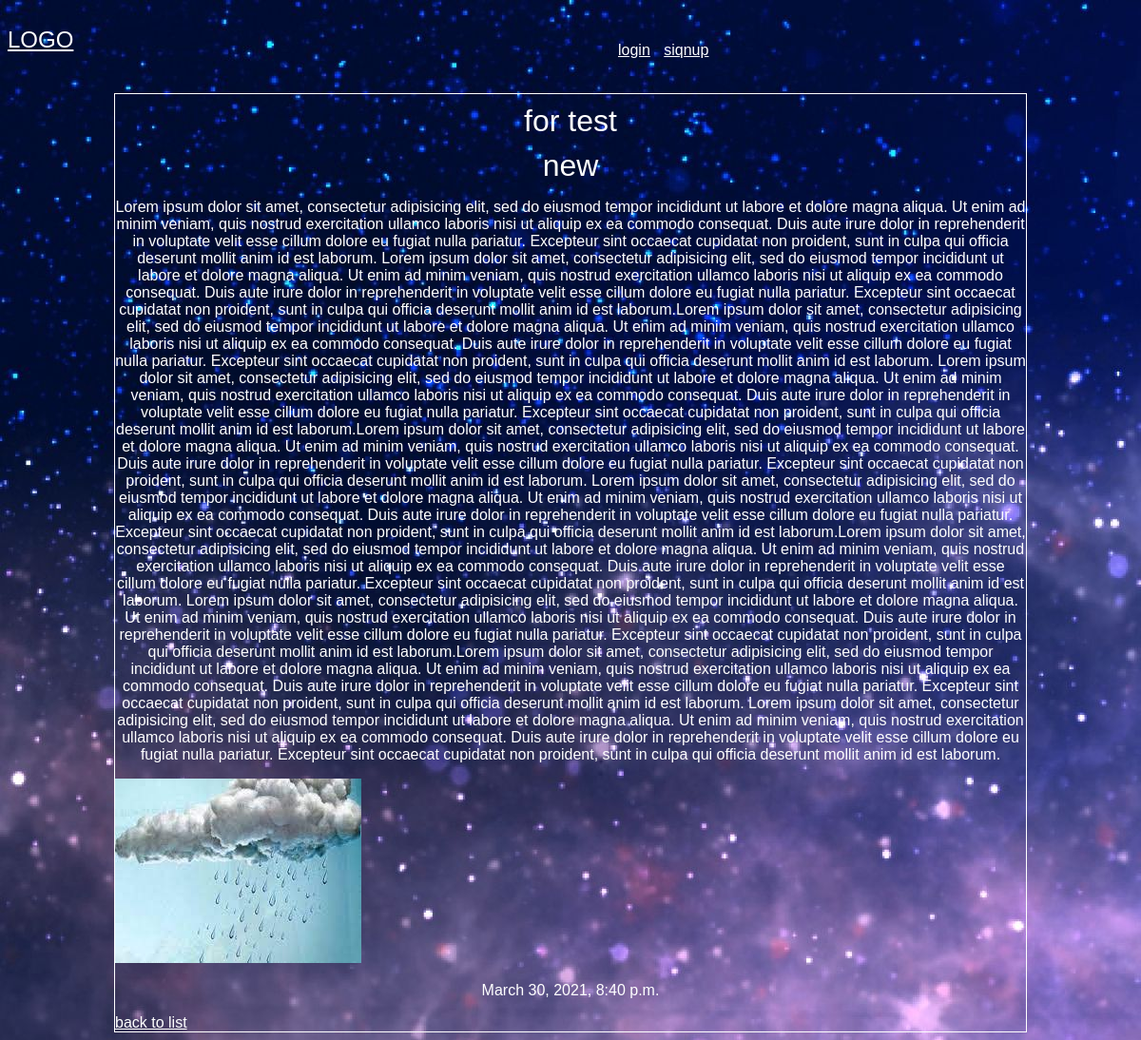
Page /articles/newnew on the earlier database version.
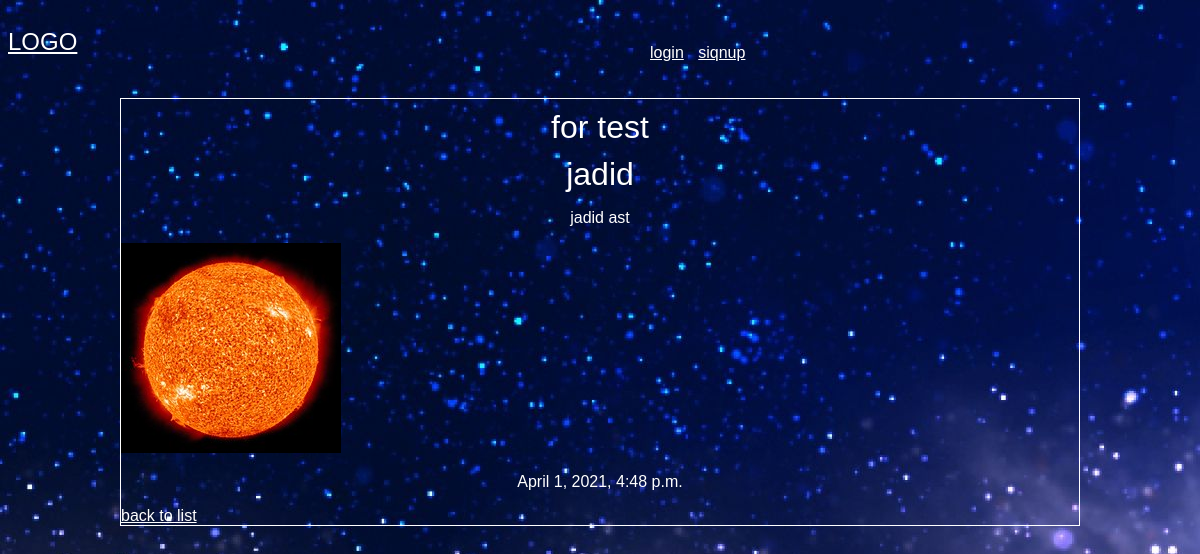
Same page on the later database version.
### articles/models.py (models this page shows, shortened)
class Articles(models.Model):
    title = models.CharField(max_length=100)
    slug = models.SlugField()
    body = models.TextField()
    date = models.DateTimeField(auto_now_add= True)
    image = models.ImageField(default='default.jpg',blank=True)
    author = models.ForeignKey(User,default=None,on_delete=models.CASCADE)

### articles/views.py (the view)
# urls.py: path('<slug>',views.article_detail,name="detail"),
def article_detail(request, slug):
    article = models.Articles.objects.get(slug=slug)
    return render(request,'articles/article_detail.html',{'article':article})

### articles/templates/articles/article_detail.html
{%extends 'base.html'%}
{%block content%}
<div class="article-detail">
  <div class="article">
    <h1>for test</h1>
    <h2>{{article.title}}</h2>
    <p>{{article.body}}</p>
    <img src="{{ article.image.url }}" alt="">
    <p>{{article.date}}</p>
    <a href="{% url 'articles:list'%}">back to list</a>
  </div>
</div>
{% endblock %}

Differences in the rows shown:
no longer on this page (row edited): Articles: title "new", body "Lorem ipsum dolor sit amet, consectetur adipisicing elit, sed do eiusmod tempor incididunt ut labore et dolore magna aliqua. Ut enim ad minim veniam, quis nostrud exercitation ullamco laboris nisi ut aliquip ex ea commodo consequat. Duis aute irure dolor in reprehenderit in voluptate velit esse cillum dolore eu fugiat nulla pariatur. Excepteur sint occaecat cupidatat non proident, sunt in culpa qui officia deserunt mollit anim id est laborum. Lorem ipsum dolor sit amet, consectetur adipisicing elit, sed do eiusmod tempor incididunt ut labore et dolore magna aliqua. Ut enim ad minim veniam, quis nostrud exercitation ullamco laboris nisi ut aliquip ex ea commodo consequat. Duis aute irure…", image (picture), date "March 30, 2021, 8:40 p.m."
now on this page (row edited): Articles: title "jadid", body "jadid ast", image (picture), date "April 1, 2021, 4:48 p.m."
